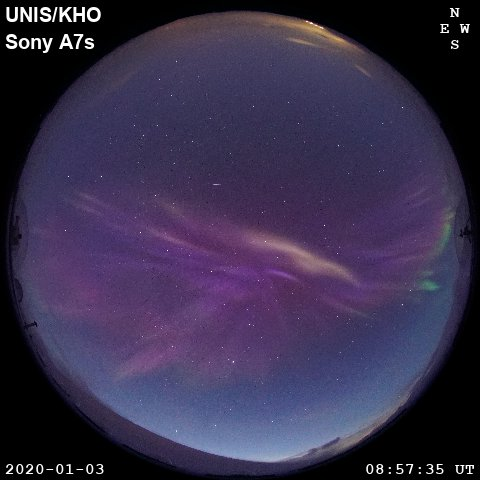
#> input picture Test_images/2020-01-03/LYR-Sony-20200103_085735.jpg, 480 x 480 px
$ python sony_map.py
#> lines starting #> are read from the running program, lines starting #| are printed output that depends on the picture
"""
Map an all-sky image onto a fixed-altitude latitude/longitude grid.

Python translation of the MATLAB script.
Requires: numpy, matplotlib, scipy, Pillow
"""

from pathlib import Path

import numpy as np
import matplotlib.pyplot as plt
from PIL import Image
from scipy.ndimage import map_coordinates
from scipy.interpolate import RegularGridInterpolator


# -----------------------------------------------------------
# Configuration
Ngrid = 300
max_zenith_angle = 70.0  # degrees
auroral_h = 140.0        # km

filename = Path("..") / "Test_images" / '2020-01-03' / "LYR-Sony-20200103_085735.jpg"
# filename = Path("..") / "Test_images" / "LYR-Sony-211119_061942.jpg"

# -----------------------------------------------------------
# Read image as floating-point RGB values in [0, 1]
img = np.asarray(Image.open(filename).convert("RGB"), dtype=np.float64) / 255.0
image_height, image_width, _ = img.shape
#> image_height = 480; image_width = 480

# -----------------------------------------------------------
# Calibration coefficients

MODEL = "equisolid"
zenithRow = 247.2
zenithCol = 243.6
k = 330.8        # pixels
rotAngle = 0.50       # radians
p = 0 # needed for EQUISOLID_EXT lens model

glat = 78.20            # imager latitude, degrees
glon = 15.70            # imager longitude, degrees

# -----------------------------------------------------------
# Geometry
Re = 6378.1             # Earth radius, km

lats = np.linspace(glat - 2.55, glat + 2.55, Ngrid)
lons = np.linspace(glon - 12.6, glon + 12.6, Ngrid)

theta_0 = np.deg2rad(glat)
fii_0 = np.deg2rad(glon)

r_0 = Re * np.array([
    np.cos(theta_0) * np.cos(fii_0),
    np.cos(theta_0) * np.sin(fii_0),
    np.sin(theta_0),
])

n_0 = r_0 / np.linalg.norm(r_0)

e_theta = np.array([
    -np.sin(theta_0) * np.cos(fii_0),
    -np.sin(theta_0) * np.sin(fii_0),
    np.cos(theta_0),
])

e_fii = np.array([
    -np.sin(fii_0),
    np.cos(fii_0),
    0.0,
])

# MATLAB meshgrid(lats, lons) gives arrays shaped (len(lons), len(lats)).
# Keep the same convention so the final transpose matches the MATLAB script.
theta_mesh, fii_mesh = np.meshgrid(np.deg2rad(lats), np.deg2rad(lons))
theta = theta_mesh.ravel(order="F")
fii = fii_mesh.ravel(order="F")
n_points = theta.size

# Position vectors, shape (3, n_points)
r = (Re + auroral_h) * np.vstack((
    np.cos(theta) * np.cos(fii),
    np.cos(theta) * np.sin(fii),
    np.sin(theta),
))

# -----------------------------------------------------------
# Azimuth using broadcasting
dr = r - r_0[:, None]

X = np.sum(dr * e_theta[:, None], axis=0)
Y = np.sum(dr * e_fii[:, None], axis=0)
azimuth = np.arctan2(X, Y)

# -----------------------------------------------------------
# Zenith angle
v_norm = np.linalg.norm(dr, axis=0)
v = np.divide(
    dr,
    v_norm[None, :],
    out=np.full_like(dr, np.nan),
    where=v_norm[None, :] > 0,
)

cos_z = np.sum(v * n_0[:, None], axis=0)
z = np.arccos(np.clip(cos_z, -1.0, 1.0))

# Mask points outside the allowed zenith angle
z[z > np.deg2rad(max_zenith_angle)] = np.nan

# Image pixel coordinates (MATLAB uses 1-based coordinates; Python uses 0-based)
if MODEL == 'equidistant':
    d = k * z
elif MODEL == 'equisolid':
    d = k * np.sin(z / 2)
elif MODEL == 'equisolid_ext':
     d = k * np.sin(a * z) + p
else:
    print('Need to choose valid lens model')

i = (zenithCol - d * np.sin(azimuth - rotAngle)) - 1.0
j = (zenithRow - d * np.cos(azimuth - rotAngle)) - 1.0

# -----------------------------------------------------------
# Interpolate each RGB channel at (row=i, col=j).
# scipy.ndimage.map_coordinates uses zero-based pixel coordinates.
coords = np.vstack((i, j))
mapped_channels = []

for channel in range(3):
    sampled = map_coordinates(
        img[:, :, channel],
        coords,
        order=1,             # linear interpolation
        mode="constant",
        cval=np.nan,
        prefilter=False,
    )
    sampled[~np.isfinite(z)] = np.nan
    mapped = sampled.reshape(theta_mesh.shape, order="F").T
    mapped_channels.append(mapped)
#> this loop made 3 passes
#> pass 1, `mapped = sampled.reshape(theta_mesh.shape, order="F").T`:
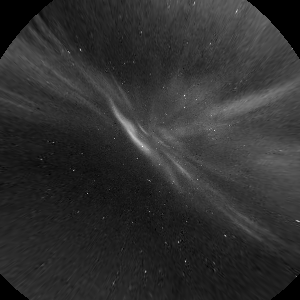
#> mapped: shape (300, 300) float64; 3.93% of the values are NaN or infinite; the others: min 0.145, max 0.827, mean 0.279; drawn with min black, max white, NaN and infinite black
#> pass 2, `mapped = sampled.reshape(theta_mesh.shape, order="F").T`:
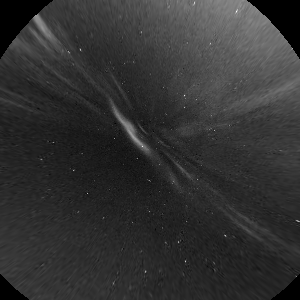
#> mapped: shape (300, 300) float64; 3.93% of the values are NaN or infinite; the others: min 0.102, max 0.772, mean 0.24; drawn with min black, max white, NaN and infinite black
#> pass 3, `mapped = sampled.reshape(theta_mesh.shape, order="F").T`:
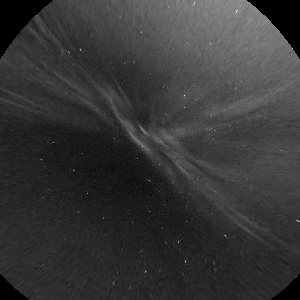
#> mapped: shape (300, 300) float64; 3.93% of the values are NaN or infinite; the others: min 0.244, max 0.945, mean 0.401; drawn with min black, max white, NaN and infinite black
#> after the loop, mapped_channels = 3 items

mapped_asc = np.stack(mapped_channels, axis=-1)
#> mapped_asc: shape (300, 300, 3) float64; 3.93% of the values are NaN or infinite; the others: min 0.102, max 0.945, mean 0.307

np.save("mapped_asc.npy", mapped_asc)

# -----------------------------------------------------------
# Plots
fig, axes = plt.subplots(1, 3, figsize=(18, 6))

# Original image with sample points
axes[0].imshow(img, origin="upper")
axes[0].plot(j, i, ".", color="red", markersize=1)
axes[0].set_title("ASC image and sample points")
axes[0].set_xlabel("Pixel coordinates")
axes[0].set_ylabel("Pixel coordinates")
axes[0].set_aspect("equal")

# Mapped image
axes[1].imshow(
    mapped_asc,
    extent=[lons.min(), lons.max(), lats.min(), lats.max()],
    origin="lower",
    aspect="auto",
)
axes[1].plot(glon, glat, "ro", markersize=8)
axes[1].set_xlabel("Longitude (degrees)")
axes[1].set_ylabel("Latitude (degrees)")
axes[1].set_title("Mapped image")

# Reference image rotated by -rotAngle, cropped to original dimensions
from scipy.ndimage import rotate
imgrot = rotate(
    img,
    angle=-np.rad2deg(rotAngle),
    axes=(1, 0),
    reshape=False,
    order=1,
    mode="constant",
    cval=0.0,
)
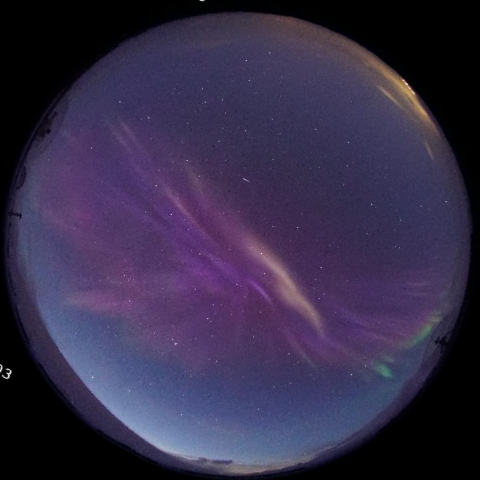
#> imgrot: shape (480, 480, 3) float64; mean R, G, B 0.212, 0.178, 0.289
axes[2].imshow(np.fliplr(imgrot), origin="upper")
axes[2].set_title("Reference image")
axes[2].set_aspect("equal")

plt.tight_layout()
plt.show()
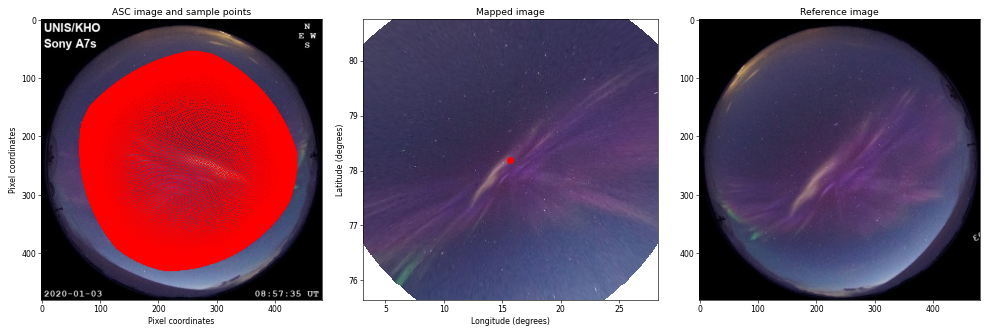
#> figure drawn by matplotlib, 3 panels

$ run again, with Test_images/2020-01-03/LYR-Sony-010120_002406.jpg copied over Test_images/2020-01-03/LYR-Sony-20200103_085735.jpg
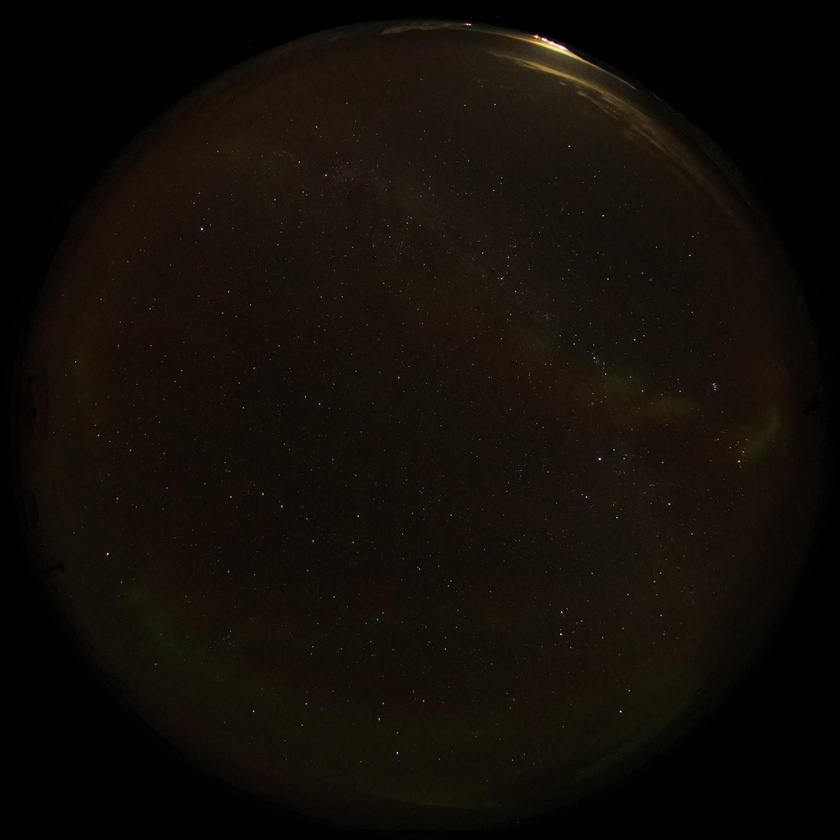
#> input picture Test_images/2020-01-03/LYR-Sony-010120_002406.jpg, 840 x 840 px, shrunk from 2832 x 2832 before the run
#> the loop `for channel in range(3):` made 3 passes
#> pass 2, `mapped = sampled.reshape(theta_mesh.shape, order="F").T`:
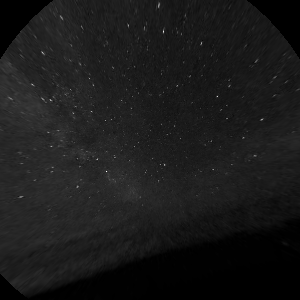
#> mapped: shape (300, 300) float64; 3.93% of the values are NaN or infinite; the others: min 0, max 0.521, mean 0.0569; drawn with min black, max white, NaN and infinite black
#> after the loop `for channel in range(3):`: mapped_channels = 3 items
#> mapped_asc: shape (300, 300, 3) float64; 3.93% of the values are NaN or infinite; the others: min 0, max 0.56, mean 0.0593
#> `plt.show()`:
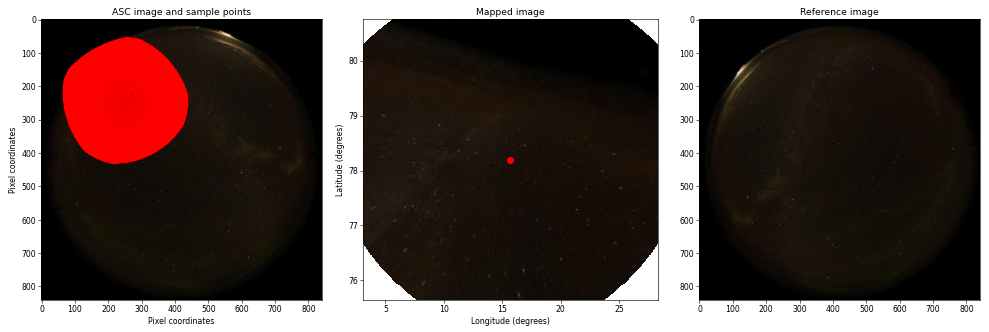
#> figure drawn by matplotlib, 3 panels
